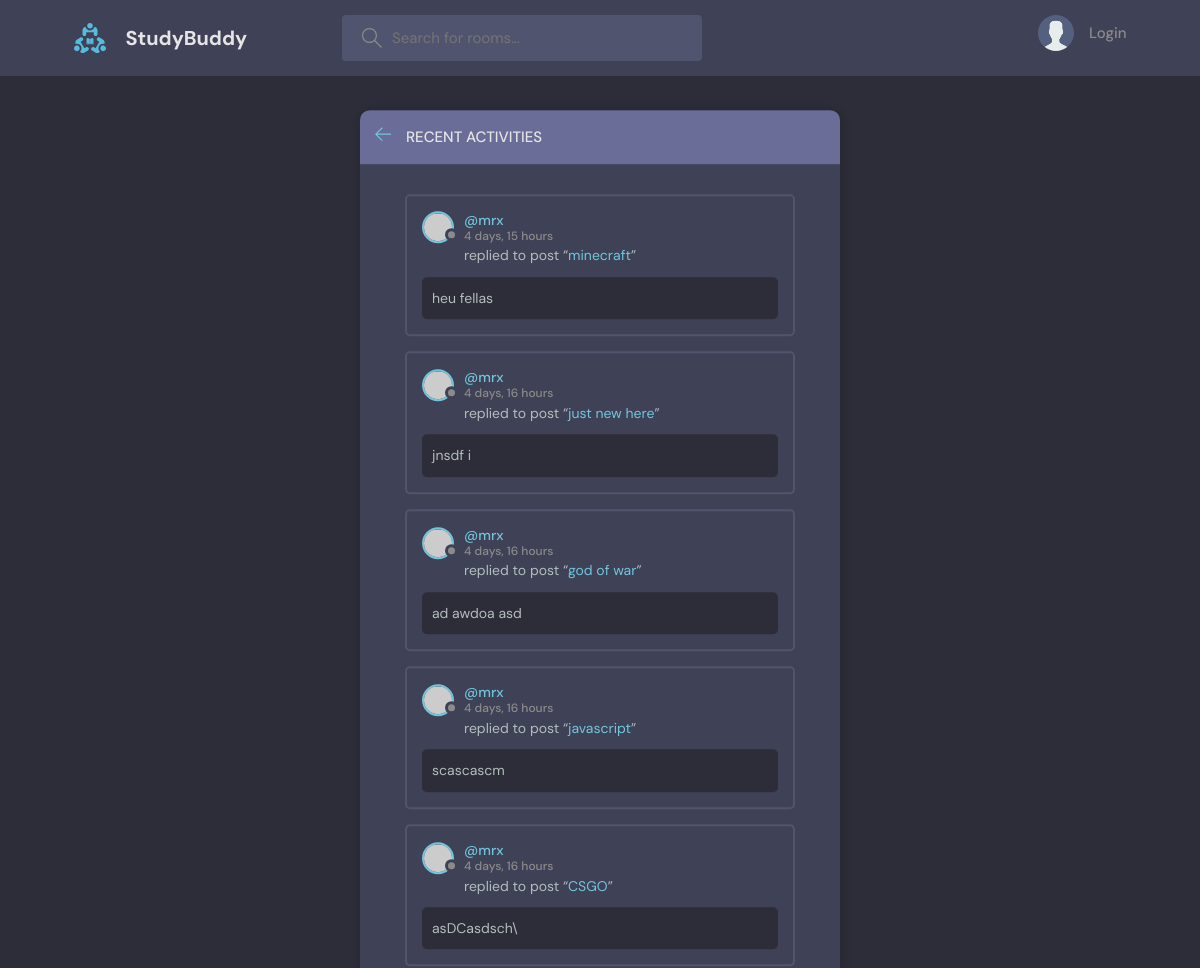
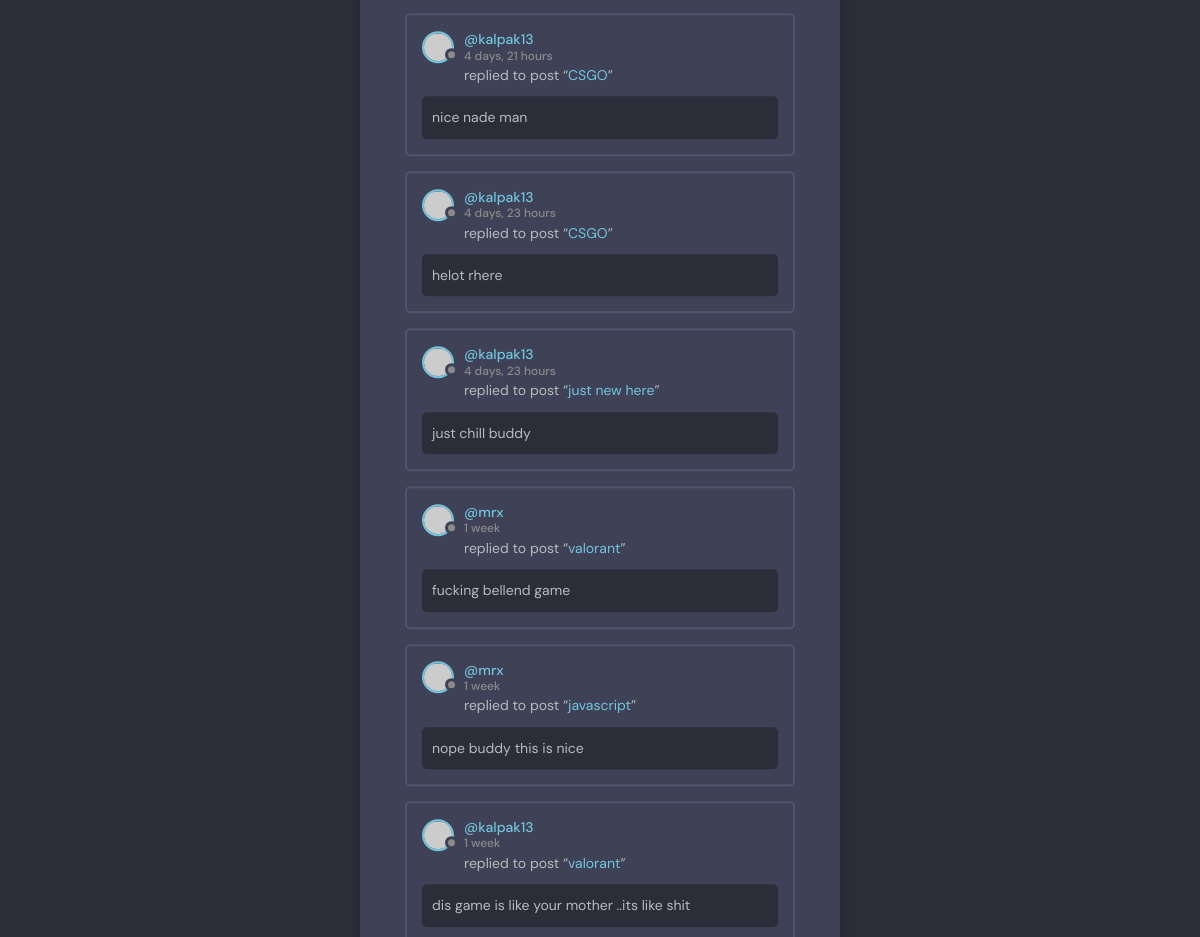
The page /activity/ on the database its author committed (2 pictures, top to bottom).
### base/models.py (models this page shows)
class Message(models.Model):
    user = models.ForeignKey(User, on_delete=models.CASCADE)
    room = models.ForeignKey(Room, on_delete=models.CASCADE)
    body = models.TextField()
    updated = models.DateTimeField(auto_now=True)
    created = models.DateTimeField(auto_now_add=True)
    def __str__(self):
        return self.body[0:50]
    class Meta:
        ordering = ['-updated', 'created']

class Room(models.Model):
    host = models.ForeignKey(User, null=True, on_delete=models.SET_NULL)
    topic = models.ForeignKey(Topic, null=True, on_delete=models.SET_NULL)
    name = models.CharField(max_length=200)
    description = models.TextField(null=True, blank=True)
    participants=models.ManyToManyField(User,related_name='participants',blank=True)
    updated = models.DateTimeField(auto_now=True)
    created = models.DateTimeField(auto_now_add=True)
    def __str__(self):
        return self.name
    class Meta:
        ordering = ['-updated', 'created']

### base/views.py (the view)
# urls.py: path('activity/',views.activity_page,name='activity'),
def activity_page(request):
    room_messages=models.Message.objects.all()
    context={'msgs':room_messages}
    return render(request,'base/activity.html',context)

### base/templates/base/activity.html (shortened to what this page needs)
{% extends 'main.html' %}
{% block Content %}
    <main class="layout">
      <div class="container">
        <div class="layout__box">
          <div class="layout__boxHeader">
            <div class="layout__boxTitle">
              <a href="{% url 'home' %}">
                <svg version="1.1" xmlns="http://www.w3.org/2000/svg" width="32" height="32" viewBox="0 0 32 32">
                  <title>arrow-left</title>
                  <path
                    d="M13.723 2.286l-13.723 13.714 13.719 13.714 1.616-1.611-10.96-10.96h27.625v-2.286h-27.625l10.965-10.965-1.616-1.607z"
                  ></path>
                </svg>
              </a>
              <h3>Recent Activities</h3>
            </div>
          </div>
          <div class="activities-page layout__body">
            {% for msg in msgs %}
            <div class="activities__box">
              <div class="activities__boxHeader roomListRoom__header">
                <a href="{% url 'user_profile' pk=msg.user.pk %}" class="roomListRoom__author">
                  <div class="avatar avatar--small">
                    <img src="https://randomuser.me/api/portraits/women/11.jpg" />
                  </div>
                  <p>
                    @{{msg.user.username}}
                    <span>{{msg.created|timesince}}</span>
                  </p>
                </a>
              </div>
              <div class="activities__boxContent">
                <p>replied to post “<a href="{% url 'room' pk=msg.room.id %}">{{msg.room}}</a>”</p>
                <div class="activities__boxRoomContent">
                  {{msg}}
                </div>
              </div>
            </div>
            {% endfor %}
          </div>
        </div>
      </div>
    </main>
    {% endblock Content %}

### static/styles/style.css (style rules this page uses)
:root { --color-main: #71c6dd; --color-main-light: #e1f6fb; --color-dark: #3f4156; --color-dark-medium: #51546e; --color-dark-light: #696d97; --color-light: #e5e5e5; --color-gray: #8b8b8b; --color-light-gray: #b2bdbd; --color-bg: #2d2d39; --color-success: #5dd693; --color-error: #fc4b0b; }
* { font-family: "DM Sans", -apple-system, BlinkMacSystemFont, "Segoe UI", Roboto, Oxygen, Ubuntu, Cantarell, "Open Sans", "Helvetica Neue", sans-serif; margin: 0; padding: 0; box-sizing: border-box; text-rendering: optimizeLegibility; font-size: inherit; }
html { font-size: 56.25%; }
@media only screen and (min-width: 1200px) { html { font-size: 62.5%; } }
body { line-height: 1.6; font-weight: 400; font-size: 1.5rem; color: var(--color-light-gray); background-color: var(--color-bg); min-height: 100vh; }
img { width: 100%; }
a { display: inline-block; color: var(--color-main); text-decoration: none; }
.container { max-width: 120rem; width: 90%; margin: auto; }
.avatar { position: relative; display: inline-block; border-radius: 50%; border: 2px solid var(--color-main); }
.avatar img { display: block; border-radius: 50%; object-fit: cover; object-position: center; }
.avatar::after { content: ""; display: block; position: absolute; background-color: var(--color-gray); z-index: 111; border-radius: 50%; border: 0.3rem solid var(--color-dark); }
.avatar.avatar--small img { width: 2.8rem; height: 2.8rem; }
.avatar.avatar--small:after { width: 0.7rem; height: 0.7rem; bottom: 0px; right: -6px; }
.layout { margin-top: 2.4rem; }
.layout > .container { display: flex; justify-content: space-between; align-items: flex-start; }
.layout__box { width: 90%; max-width: 48rem; min-height: 40rem; position: absolute; top: 50%; left: 50%; transform: translate(-50%, -46%); background-color: var(--color-dark); border-radius: 1rem; box-shadow: 1px 1px 6px 3px rgba(0, 0, 0, 0.1); overflow: hidden; }
.layout__boxHeader { display: flex; padding: 1.5rem; background-color: var(--color-dark-light); }
.layout__boxTitle { display: flex; gap: 1.5rem; align-items: center; }
.layout__boxTitle h3 { text-transform: uppercase; font-weight: 500; color: var(--color-light); }
.layout__boxTitle svg { width: 1.6rem; height: 1.6rem; fill: var(--color-main); }
.layout__body { margin: 3rem; }
.roomListRoom__header { display: flex; justify-content: space-between; align-items: center; }
.roomListRoom__author { font-weight: 500; display: flex; align-items: center; gap: 1rem; }
.activities__box { margin: 1.5rem; padding: 1.5rem; border: 2px solid var(--color-dark-medium); border-radius: 5px; }
.activities__boxHeader p { font-size: 1.4rem; line-height: 1.3; }
.activities__boxHeader p span { color: var(--color-gray); font-size: 1.2rem; display: block; }
.activities__boxContent { margin-left: 4.2rem; }
.activities__boxContent { font-size: 1.4rem; }
.activities__boxRoomContent { background: var(--color-bg); padding: 1rem; border-radius: 5px; margin-top: 1rem; margin-left: -4.2rem; }

### rows shown on the page
Message: user.username "mrx", created "4 days, 15 hours", room "minecraft", body "heu fellas"
Message: user.username "mrx", created "4 days, 16 hours", room "just new here", body "jnsdf i"
Message: user.username "mrx", created "4 days, 16 hours", room "god of war", body "ad awdoa asd"
Message: user.username "mrx", created "4 days, 16 hours", room "javascript", body "scascascm"
Message: user.username "mrx", created "4 days, 16 hours", room "CSGO", body "asDCasdsch\\"
Message: user.username "kalpak13", created "4 days, 21 hours", room "CSGO", body "nice nade man"
Message: user.username "kalpak13", created "4 days, 23 hours", room "CSGO", body "helot rhere"
Message: user.username "kalpak13", created "4 days, 23 hours", room "just new here", body "just chill buddy"
Message: user.username "mrx", created "1 week", room "valorant", body "fucking bellend game"
Message: user.username "mrx", created "1 week", room "javascript", body "nope buddy this is nice"
Message: user.username "kalpak13", created "1 week", room "valorant", body "dis game is like your mother ..its like shit"
